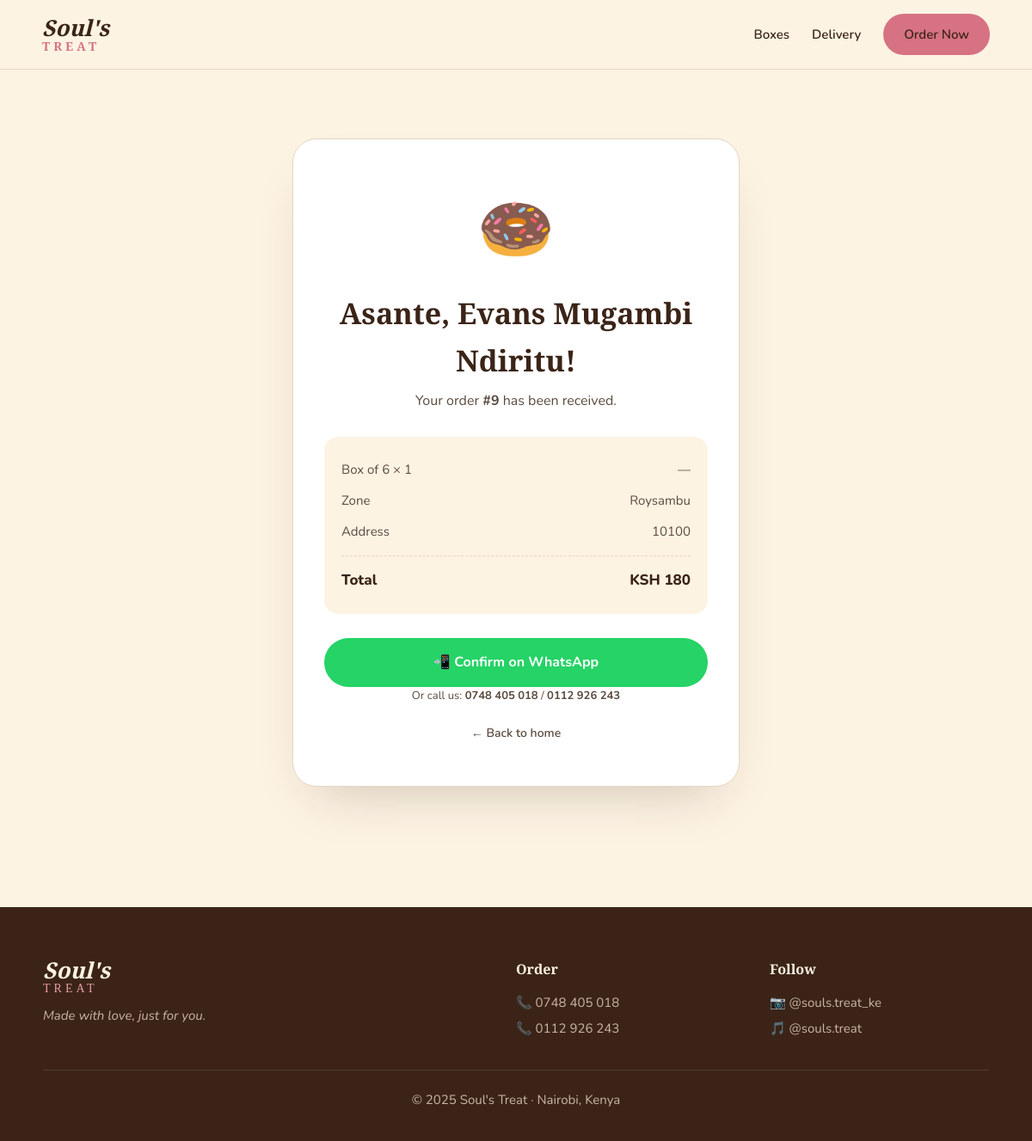
The app's page /success/9 with its own data.
### tables this page shows
CREATE TABLE orders (
            id INTEGER PRIMARY KEY AUTOINCREMENT,
            name TEXT NOT NULL,
            phone TEXT NOT NULL,
            box_size TEXT NOT NULL,
            quantity INTEGER NOT NULL,
            zone TEXT NOT NULL,
            address TEXT,
            notes TEXT,
            total INTEGER NOT NULL,
            created_at TEXT NOT NULL
        , status TEXT DEFAULT 'new');

### app.py (the view)
@app.route("/success/<int:order_id>")
def success(order_id):
    conn = sqlite3.connect(DB)
    c = conn.cursor()
    c.execute("SELECT * FROM orders WHERE id = ?", (order_id,))
    row = c.fetchone()
    conn.close()
    if not row:
        return "Order not found", 404
    order = {
        "id": row[0], "name": row[1], "phone": row[2],
        "box": BOXES[row[3]]["label"], "quantity": row[4],
        "zone": ZONES[row[5]]["name"],
        "address": row[6], "notes": row[7], "total": row[8],
    }
    msg = (
        f"Hi Soul's Treat! I just placed order #{order['id']}%0A"
        f"Name: {order['name']}%0A"
        f"Box: {order['box']} x{order['quantity']}%0A"
        f"Zone: {order['zone']}%0A"
        f"Address: {order['address']}%0A"
        f"Total: KSH {order['total']}"
    )
    whatsapp_url = f"https://wa.me/{WHATSAPP_NUMBER}?text={msg}"
    return render_template("success.html", order=order, whatsapp_url=whatsapp_url)

### templates/success.html (shortened to what this page needs)
{% extends "base.html" %}
{% block content %}
<section class="success">
  <div class="success-card">
    <div class="check">🍩</div>
    <h1>Asante, {{ order.name }}!</h1>
    <p class="muted">Your order <strong>#{{ order.id }}</strong> has been received.</p>
    <div class="receipt">
      <div><span>{{ order.box }} × {{ order.quantity }}</span><span>—</span></div>
      <div><span>Zone</span><span>{{ order.zone }}</span></div>
      <div><span>Address</span><span>{{ order.address }}</span></div>
      <div class="receipt-total"><span>Total</span><span>KSH {{ order.total }}</span></div>
    </div>
    <a href="{{ whatsapp_url }}" target="_blank" class="btn btn-lg btn-full whatsapp">
      📲 Confirm on WhatsApp
    </a>
    <p class="fine">
      Or call us: <strong>0748 405 018</strong> / <strong>0112 926 243</strong>
    </p>
    <a href="/" class="link-back">← Back to home</a>
  </div>
</section>
{% endblock %}

### static/css/style.css (style rules this page uses)
:root { --cream:#FDF3E3; --pink:#E89AA8; --pink-deep:#D67283; --brown:#3B2417; --brown-soft:#5a4a3e; --gold:#C9A24A; --line:#e5d5c0; }
* { margin:0;padding:0;box-sizing:border-box; }
html { scroll-behavior:smooth; }
body { font-family:'Nunito',sans-serif; background:var(--cream); color:var(--brown); line-height:1.6; }
.btn { display:inline-block; background:var(--pink-deep);color:#fff; padding:12px 24px;border-radius:50px; font-weight:700;text-decoration:none;font-size:15px; border:none;cursor:pointer; transition:transform .2s, background .2s; }
.btn-lg { padding:16px 32px;font-size:16px; }
.btn-full { display:block;text-align:center;width:100%; }
section { padding:80px 24px; }
.fine { font-size:13px;color:var(--brown-soft);text-align:center; }
.success { padding:80px 24px;display:flex;justify-content:center; }
.success-card { max-width:520px;width:100%; background:#fff;border-radius:28px; padding:48px 36px;text-align:center; border:1px solid var(--line); box-shadow:0 30px 60px -30px rgba(59,36,23,.25); }
.check { font-size:72px;margin-bottom:12px; }
.success-card h1 { font-family:'Playfair Display',serif; font-size:34px;margin-bottom:8px; }
.success-card .muted { color:var(--brown-soft);margin-bottom:24px; }
.receipt { background:var(--cream);border-radius:16px; padding:20px;margin:28px 0;text-align:left; font-size:15px; }
.receipt > div { display:flex;justify-content:space-between; padding:6px 0;color:var(--brown-soft); }
.receipt-total { border-top:1px dashed var(--line); margin-top:10px;padding-top:14px !important; font-weight:800;color:var(--brown) !important; font-size:17px; }
.whatsapp { background:#25D366; }
.link-back { display:inline-block;margin-top:22px;color:var(--brown-soft); text-decoration:none;font-size:14px;font-weight:600; }

### records on screen
orders: name "Evans Mugambi Ndiritu", id "9", quantity "1", zone "Roysambu", address "10100", total "180"

### other values on screen
{{ order.box }} "Box of 6"
